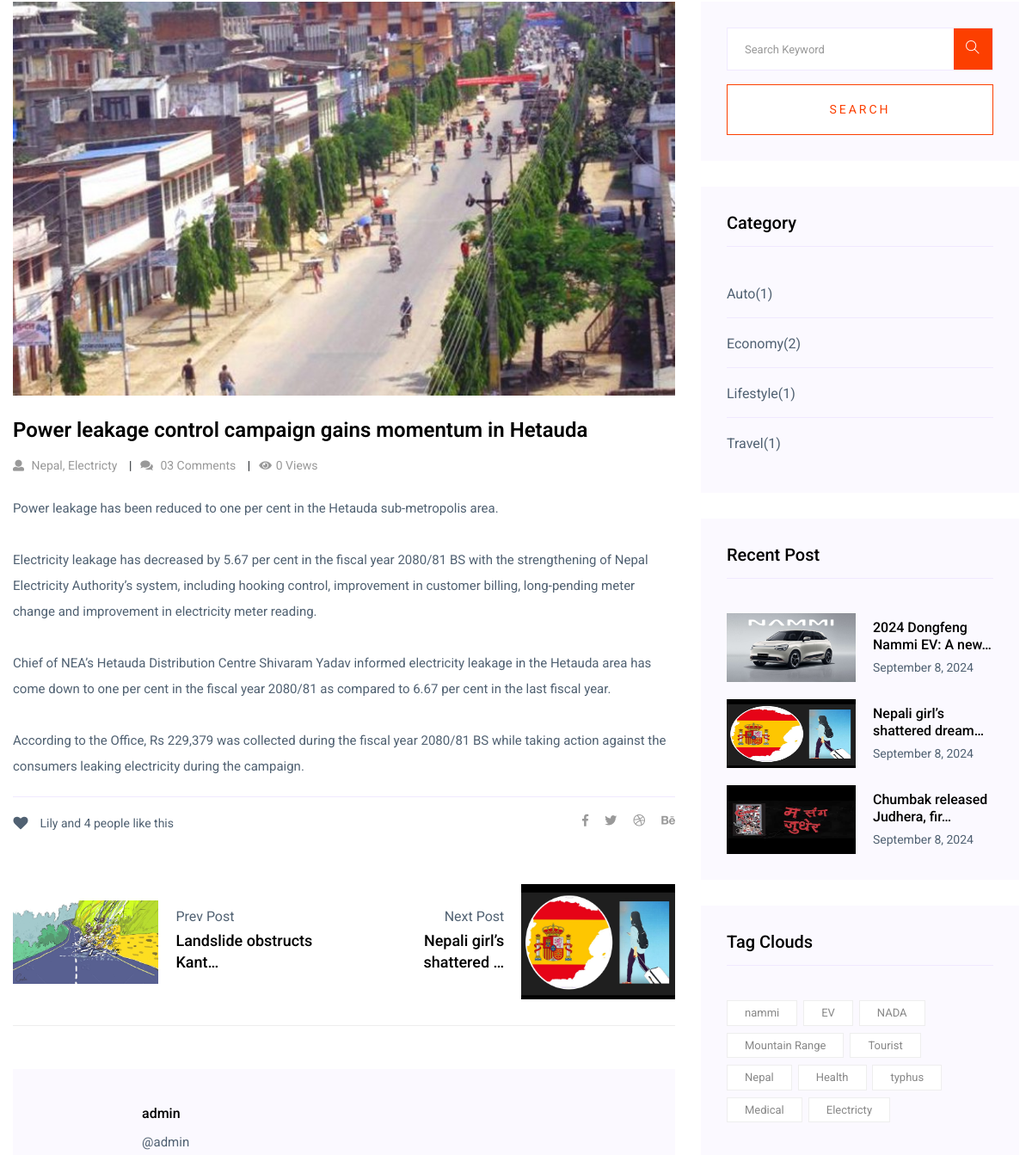
Before: /post-detail/6/ (middle part) with the older database file.
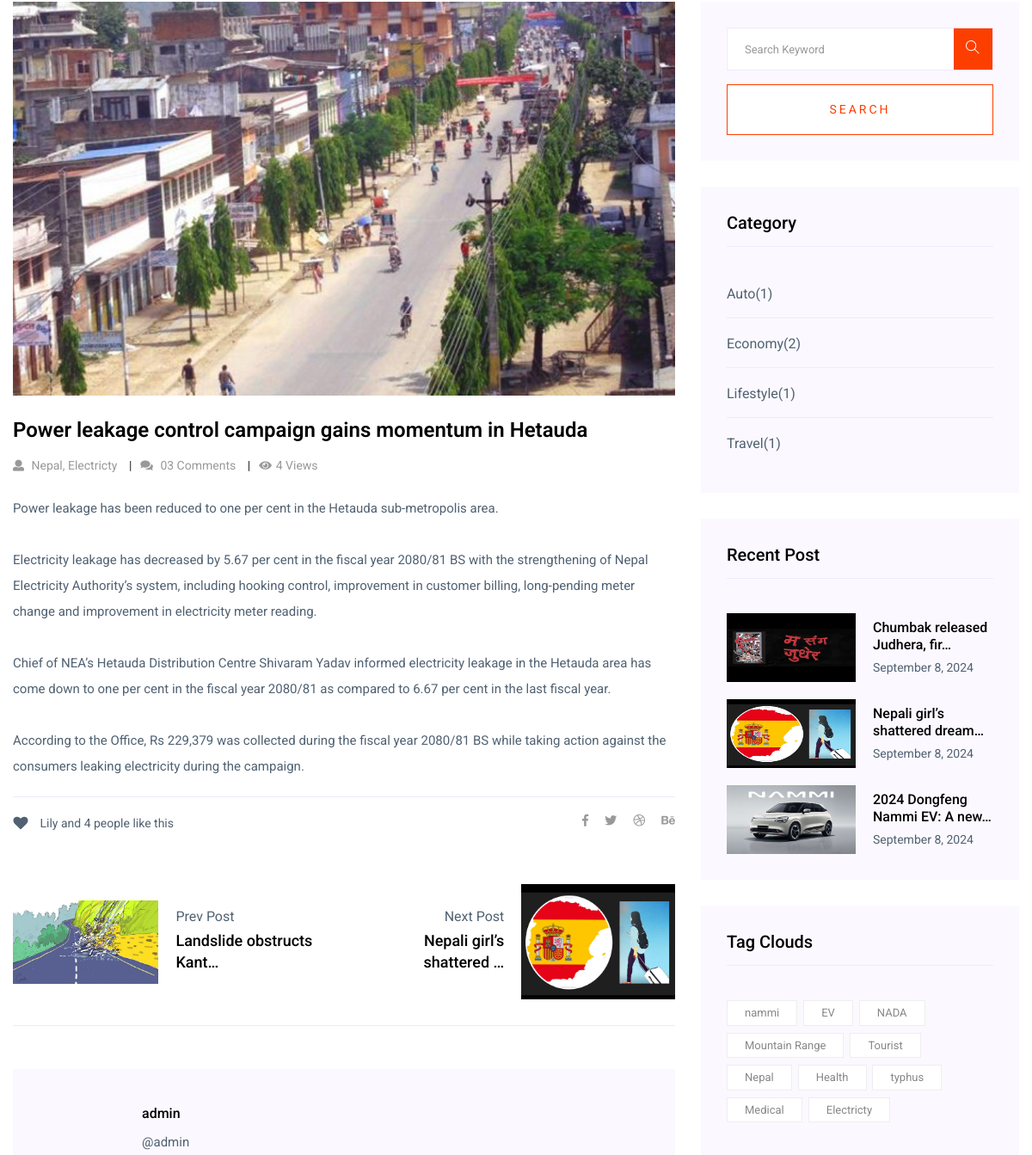
After: the same page with the newer database file.
### newspaper/models.py (models this page shows, shortened)
class TimeStampModel(models.Model):
    created_at = models.DateTimeField(auto_now_add=True)
    updated_at = models.DateTimeField(auto_now=True)
    class Meta:
        abstract = True  # don't create table in db

class Post(TimeStampModel):
    STATUS_CHOICES = [
        ("active", "Active"),
        ("in_active", "Inactive"),
    ]
    title = models.CharField(max_length=200)
    content = models.TextField()
    featured_image = models.ImageField(upload_to="post_images/%Y/%m/%d", blank=False)
    author = models.ForeignKey("auth.User", on_delete=models.CASCADE)
    status = models.CharField(max_length=20, choices=STATUS_CHOICES, default="active")
    views_count = models.PositiveBigIntegerField(default=0)
    published_at = models.DateTimeField(null=True, blank=True)
    category = models.ForeignKey(Category, on_delete=models.CASCADE)
    tag = models.ManyToManyField(Tag)

class Tag(TimeStampModel):
    name = models.CharField(max_length=100)
    def __str__(self):
        return self.name

class Category(TimeStampModel):
    name = models.CharField(max_length=100)
    def get_publishedpost_count(self):
        return Post.objects.filter(
            published_at__isnull=False,
            status="active",
            category=self,
        ).count()

### newspaper/views.py (the view)
class PostDetailView(DetailView):
    model = Post
    template_name = "aznews/detail/detail.html"
    context_object_name = "post"
    def get_queryset(self):
        query = super().get_queryset()
        query = query.filter(
            published_at__isnull=False,
            status="active",
        )
        return query
    def get_context_data(self, **kwargs) -> dict[str, Any]:
        context = super().get_context_data(**kwargs)
        obj = self.get_object()
        obj.views_count += 1
        obj.save()
        context["previous_post"] = (
            Post.objects.filter(
                published_at__isnull=False,
                status="active",
                id__lt=obj.id,
            )
            .order_by("-id")
            .first()
        )
        context["next_post"] = (
            Post.objects.filter(
                published_at__isnull=False,
                status="active",
                id__gt=obj.id,
            )
            .order_by("id")
            .first()
        )
        return context

### newspaper/navigation.py (called while the page is built)
def navigation(request):
    categories = Category.objects.all()[:4]
    tags = Tag.objects.all()[:10]
    trending_posts = Post.objects.filter(
        published_at__isnull=False,
        status="active",
    ).order_by("-views_count")[:3]
    return {
        "categories": categories,
        "tags": tags,
        "trending_posts": trending_posts,
    }

### templates/aznews/detail/detail.html (shortened to what this page needs)
{% extends "aznews/base.html" %}
{% block content %}
   <section class="blog_area single-post-area section-padding">
      <div class="container">
         <div class="row">
            <div class="col-lg-8 posts-list">
               {% include 'aznews/detail/left/post_detail.html' %}
               {% include 'aznews/detail/left/post_nav.html' %}
               {% include 'aznews/detail/left/author.html' %}
            </div>
            <div class="col-lg-4">
               <div class="blog_right_sidebar">
                  {% include 'aznews/list/right/search_form.html' %}
                  {% include 'aznews/list/right/categories.html' %}
                  {% include 'aznews/list/right/popular_posts.html' %}
                  {% include 'aznews/list/right/tags.html' %}
               </div>
            </div>
         </div>
      </div>
   </section>
{% endblock content %}

### templates/aznews/base.html (shortened to what this page needs)
{% load static %}
<!DOCTYPE html>
<html class="no-js" lang="zxx">
    <head>
        <link rel="stylesheet" href="{% static 'aznews/css/bootstrap.min.css' %}">
        <link rel="stylesheet"
              href="{% static 'aznews/css/owl.carousel.min.css' %}">
        <link rel="stylesheet" href="{% static 'aznews/css/ticker-style.css' %}">
        <link rel="stylesheet" href="{% static 'aznews/css/flaticon.css' %}">
        <link rel="stylesheet" href="{% static 'aznews/css/slicknav.css' %}">
        <link rel="stylesheet" href="{% static 'aznews/css/animate.min.css' %}">
        <link rel="stylesheet" href="{% static 'aznews/css/magnific-popup.css' %}">
        <link rel="stylesheet"
              href="{% static 'aznews/css/fontawesome-all.min.css' %}">
        <link rel="stylesheet" href="{% static 'aznews/css/themify-icons.css' %}">
        <link rel="stylesheet" href="{% static 'aznews/css/slick.css' %}">
        <link rel="stylesheet" href="{% static 'aznews/css/nice-select.css' %}">
        <link rel="stylesheet" href="{% static 'aznews/css/style.css' %}">
    </head>
    <body>
        {% block content %}{% endblock content %}
    </body>
</html>

### templates/aznews/header.html (shortened to what this page needs)
{% load static %}

### templates/aznews/detail/left/post_detail.html
<div class="single-post">
  <div class="feature-img">
    <img class="img-fluid"
         src="{{ post.featured_image.url }}"
         alt="{{ post.title }}">
  </div>
  <div class="blog_details">
    <h2>{{ post.title }}</h2>
    <ul class="blog-info-link mt-3 mb-4">
      <li>
        <a href="#"><i class="fa fa-user"></i> {{ post.tag.all|join:", " }}</a>
      </li>
      <li>
        <a href="#"><i class="fa fa-comments"></i> 03 Comments</a>
      </li>
      <li>
        <a href="#"><i class="fa fa-eye"></i>{{ post.views_count }} Views</a>
      </li>
    </ul>
    <p>{{ post.content|safe|linebreaksbr }}</p>
  </div>
</div>

### templates/aznews/detail/left/post_nav.html (shortened to what this page needs)
<div class="navigation-top">
  <div class="d-sm-flex justify-content-between text-center">
    <p class="like-info">
      <span class="align-middle"><i class="fa fa-heart"></i></span> Lily and 4
      people like this
    </p>
    <div class="col-sm-4 text-center my-2 my-sm-0">
    </div>
    <ul class="social-icons">
      <li>
        <a href="#"><i class="fab fa-facebook-f"></i></a>
      </li>
      <li>
        <a href="#"><i class="fab fa-twitter"></i></a>
      </li>
      <li>
        <a href="#"><i class="fab fa-dribbble"></i></a>
      </li>
      <li>
        <a href="#"><i class="fab fa-behance"></i></a>
      </li>
    </ul>
  </div>
  <div class="navigation-area">
    <div class="row">
      <div class="col-lg-6 col-md-6 col-12 nav-left flex-row d-flex justify-content-start align-items-center">
        {% if previous_post %}
          <div class="thumb">
            <a href="{% url 'post-detail' previous_post.pk %}">
              <img class="img-fluid"
                   src="{{ previous_post.featured_image.url }}"
                   alt="{{ previous_post.title }}"width="200px" height="150px">
            </a>
          </div>
          <div class="arrow">
            <a href="{% url 'post-detail' previous_post.pk %}">
            </a>
          </div>
          <div class="detials">
            <p>Prev Post</p>
            <a href="{% url 'post-detail' previous_post.pk %}">
              <h4>{{ previous_post.title|truncatechars:25 }}</h4>
            </a>
          </div>
        {% endif %}
      </div>
      <div class="col-lg-6 col-md-6 col-12 nav-right flex-row d-flex justify-content-end align-items-center">
        {% if next_post %}
          <div class="detials">
            <p>Next Post</p>
            <a href="{% url 'post-detail' next_post.pk %}">
              <h4>{{ next_post.title|truncatechars:25 }}</h4>
            </a>
          </div>
          <div class="arrow">
            <a href="{% url 'post-detail' next_post.pk %}">
            </a>
          </div>
          <div class="thumb">
            <a href="{% url 'post-detail' next_post.pk %}">
              <img class="img-fluid"
                   src="{{ next_post.featured_image.url }}"
                   alt="{{ next_post.title }}" width="200px" height="150px">
            </a>
          </div>
        {% endif %}
      </div>
    </div>
  </div>
</div>

### templates/aznews/detail/left/author.html (shortened to what this page needs)
<div class="blog-author">
  <div class="media align-items-center">
    <div class="media-body">
      <a href="#">
        <h4>{{ post.author.get_full_name|default:post.author.username }}</h4>
      </a>
      <p>@{{ post.author.username }}</p>
    </div>
  </div>
</div>

### templates/aznews/detail/left/comment_list.html (shortened to what this page needs)
{% load static %}

### templates/aznews/list/right/search_form.html
<aside class="single_sidebar_widget search_widget">
    <form action="{% url 'post-search' %}"
          method="get"
          >
        <div class="form-group">
            <div class="input-group mb-3">
                <input type="text"
                       class="form-control"
                       name="query"
                       placeholder='Search Keyword'
                       onfocus="this.placeholder = ''"
                       onblur="this.placeholder = 'Search Keyword'"
                       value="{{ query }}">
                <div class="input-group-append">
                    <button class="btns" type="button">
                        <i class="ti-search"></i>
                    </button>
                </div>
            </div>
        </div>
        <button class="button rounded-0 primary-bg text-white w-100 btn_1 boxed-btn"
                type="submit">Search</button>
    </form>
</aside>

### templates/aznews/list/right/categories.html
<aside class="single_sidebar_widget post_category_widget">
    <h4 class="widget_title">Category</h4>
    <ul class="list cat-list">
        {% for category in categories %}
        <li>
            <a href="{% url 'post-by-category' category.id %}" class="d-flex">
                <p>{{ category.name }}</p>
                <p>({{ category.get_publishedpost_count }})</p>
            </a>
        </li>
        {% endfor %}
    </ul>
</aside>

### templates/aznews/list/right/popular_posts.html
<aside class="single_sidebar_widget popular_post_widget">
    <h3 class="widget_title">Recent Post</h3>
    {% for trending_post in trending_posts %}
        <div class="media post_item">
            <img src="{{ trending_post.featured_image.url }}"
                 alt="{{ trending_post.title }}"
                 height="80px"
                 width="150px">
            <div class="media-body">
                <a href="{% url 'post-detail' trending_post.pk %}">
                    <h3>{{ trending_post.title|truncatechars:30 }}</h3>
                </a>
                <p>{{ trending_post.published_at|date:"F j, Y" }}</p>
            </div>
        </div>
    {% endfor %}
</aside>

### templates/aznews/list/right/tags.html
<aside class="single_sidebar_widget tag_cloud_widget">
    <h4 class="widget_title">Tag Clouds</h4>
    <ul class="list">
        {% for tag in tags %}
        <li>
            <a href="{% url 'post-by-tag' tag.id %}">{{ tag.name }}</a>
        </li>
        {% endfor %}
    </ul>
</aside>

### templates/aznews/footer.html (shortened to what this page needs)
{% load static %}

Changed rows visible on the page:
changed Post "Power leakage control campaign gains momentum in Hetauda": views_count "0" → "4"
changed Post "Nepali girl’s shattered dream…": moves down the list
changed Post "Chumbak released Judhera, fir…": moves up the list
